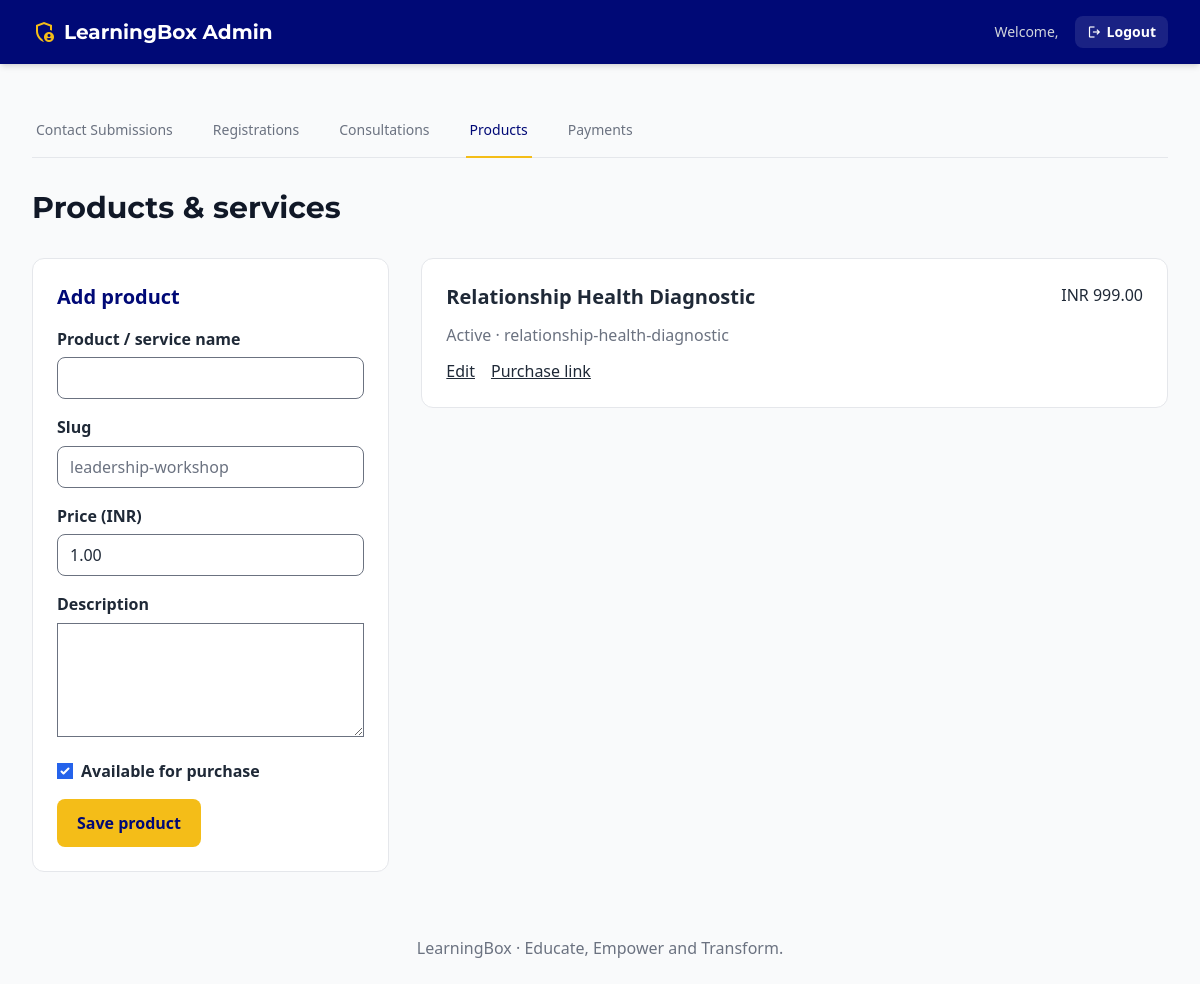
/admin/products.php (signed in), run on an earlier commit of the app's database.
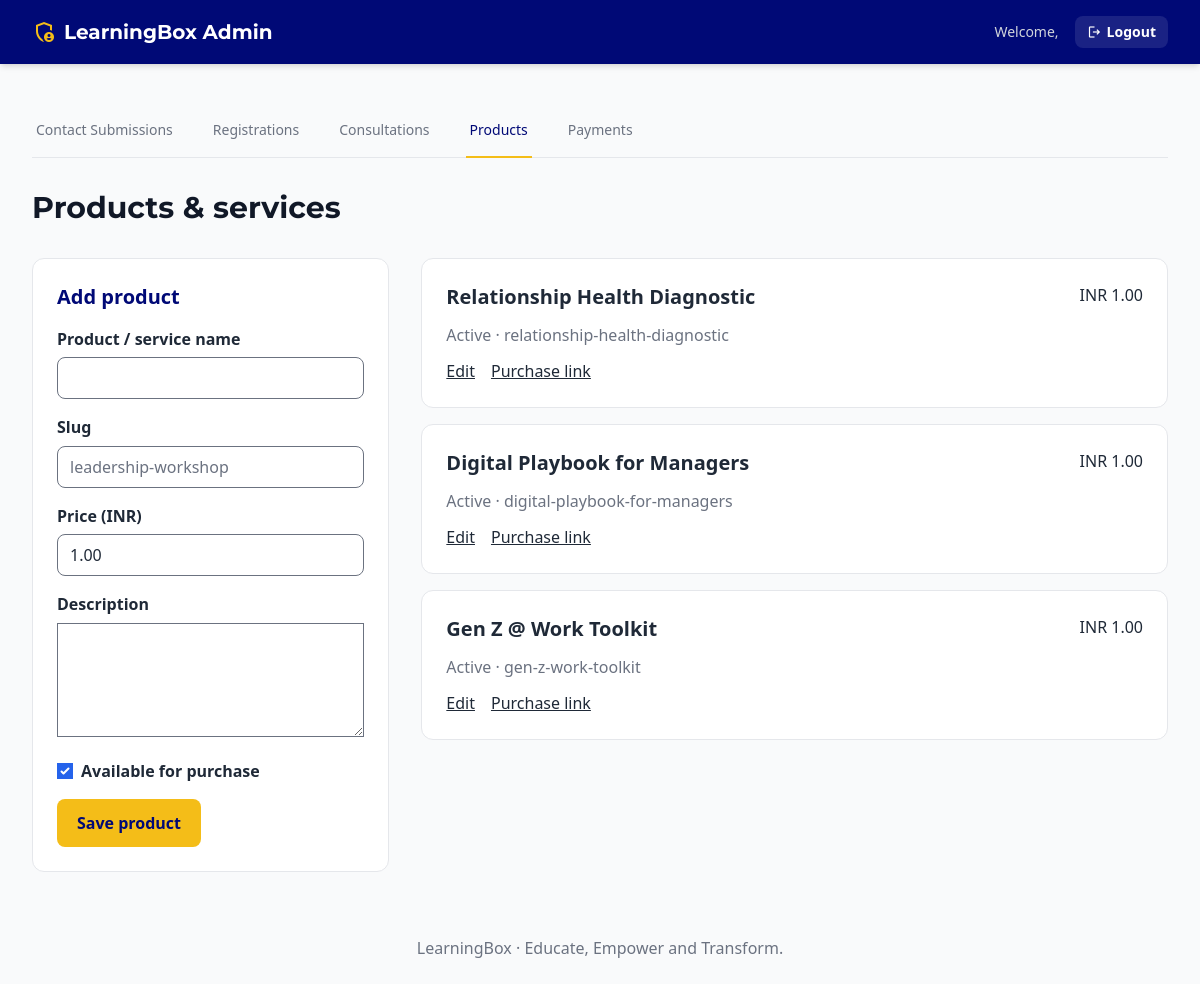
And on a later commit of the database.
### tables this page shows
CREATE TABLE IF NOT EXISTS products (
 id BIGINT UNSIGNED AUTO_INCREMENT PRIMARY KEY,
 name VARCHAR(180) NOT NULL,
 slug VARCHAR(180) NOT NULL UNIQUE,
 description TEXT NOT NULL,
 amount INT UNSIGNED NOT NULL,
 active TINYINT(1) NOT NULL DEFAULT 1,
 created_at TIMESTAMP NOT NULL DEFAULT CURRENT_TIMESTAMP,
 updated_at TIMESTAMP NOT NULL DEFAULT CURRENT_TIMESTAMP ON UPDATE CURRENT_TIMESTAMP
);

### includes/commerce.php (called while the page is built, shortened)
<?php
function esc($value): string { return htmlspecialchars((string)$value, ENT_QUOTES, 'UTF-8'); }
function money($amount): string { return 'INR ' . number_format($amount / 100, 2); }

### admin/products.php (the view, shortened to what this page needs)
<?php
require dirname(__DIR__) . '/includes/commerce-layout.php';
require dirname(__DIR__) . '/config/db.php';
$editing = ['id'=>'','name'=>'','slug'=>'','description'=>'','amount'=>100,'active'=>1];
$products = $pdo->query('SELECT * FROM products ORDER BY created_at DESC')->fetchAll();
page_start('Products & services', true); ?>
<div class="grid lg:grid-cols-3 gap-8"><form method="post" class="bg-white p-6 rounded-xl border border-gray-200 space-y-4 h-fit">
<h2 class="text-xl font-bold text-brand-navy"><?= $editing['id'] ? 'Edit product' : 'Add product' ?></h2>
<div><label for="name">Product / service name</label><input id="name" name="name" maxlength="180" required value="<?= esc($editing['name']) ?>"></div>
<div><label for="slug">Slug</label><input id="slug" name="slug" maxlength="180" pattern="[a-z0-9]+(-[a-z0-9]+)*" placeholder="leadership-workshop" required value="<?= esc($editing['slug']) ?>"></div>
<div><label for="price">Price (INR)</label><input id="price" name="price" type="number" min="1" max="1000000" step="0.01" required value="<?= esc($_POST['price'] ?? number_format($editing['amount']/100,2,'.','')) ?>"></div>
<div><label for="description">Description</label><textarea id="description" name="description" rows="4" maxlength="10000"><?= esc($editing['description']) ?></textarea></div>
<label class="flex gap-2 items-center"><input type="checkbox" name="active" <?= $editing['active'] ? 'checked' : '' ?>> Available for purchase</label>
<button class="bg-primary text-brand-navy font-bold px-5 py-3 rounded-lg">Save product</button><?php if ($editing['id']): ?> <a class="underline" href="products.php">Cancel</a><?php endif; ?>
</form><section class="lg:col-span-2 space-y-4">
<?php foreach ($products as $product): ?><article class="bg-white border border-gray-200 p-6 rounded-xl"><div class="flex flex-wrap justify-between gap-4"><h2 class="font-bold text-xl"><?= esc($product['name']) ?></h2><span><?= money($product['amount']) ?></span></div><p class="text-gray-500 my-3"><?= $product['active'] ? 'Active' : 'Inactive' ?> · <?= esc($product['slug']) ?></p><a class="underline mr-4" href="?edit=<?= (int)$product['id'] ?>">Edit</a><a class="underline" href="../checkout.php?slug=<?= esc(rawurlencode($product['slug'])) ?>">Purchase link</a></article><?php endforeach; ?>
<?php if (!$products): ?><p class="p-8 bg-white rounded-xl">No products yet. Add your first product or service.</p><?php endif; ?></section></div><?php page_end(); ?>

### includes/commerce-layout.php (shortened to what this page needs)
<?php
require_once __DIR__ . '/commerce.php';
function page_start(string $title, bool $admin = false): void { ?>
<!DOCTYPE html><html lang="en"><head>
<script src="https://cdn.tailwindcss.com?plugins=forms"></script><link href="https://fonts.googleapis.com/css2?family=Montserrat:wght@600;700;800&display=swap" rel="stylesheet">
<style>input:not([type=checkbox]),textarea,select{width:100%;border-radius:.5rem}label{display:block;margin-bottom:.4rem;font-weight:600}button:disabled{opacity:.5}</style></head><body class="bg-gray-50 text-gray-800 min-h-screen">
<?php if ($admin): ?>
<?php require __DIR__ . '/admin-navbar.php'; ?>
<?php else: ?>
<nav class="bg-brand-navy text-white"><div class="max-w-7xl mx-auto p-5 flex flex-wrap items-center gap-5"><a class="font-display font-bold text-xl" href="index.html">LearningBox</a><a href="products.php">Products & services</a><a href="contact.html">Contact us</a></div></nav>
<?php endif; ?>
<main class="max-w-7xl mx-auto px-4 sm:px-6 lg:px-8 <?= $admin ? 'py-10' : 'py-12' ?>">
<?php if ($admin) require __DIR__ . '/admin-tabs.php'; ?>
<h1 class="font-display text-3xl font-bold <?= $admin ? 'text-gray-900' : 'text-brand-navy' ?> mb-8"><?= esc($title) ?></h1>
<?php }
function page_end(): void { echo '</main><footer class="text-center text-gray-500 p-6">LearningBox · Educate, Empower and Transform.</footer></body></html>'; }

### includes/admin-navbar.php
<nav class="bg-brand-navy text-white shadow-md">
    <div class="max-w-7xl mx-auto px-4 sm:px-6 lg:px-8">
        <div class="flex justify-between h-16 items-center">
            <div class="font-display font-bold text-xl flex items-center gap-2">
                <span class="material-symbols-outlined text-primary">admin_panel_settings</span>
                LearningBox Admin
            </div>
            <div class="flex items-center gap-4">
                <span class="text-sm text-gray-300">Welcome, <?= htmlspecialchars($_SESSION['admin_username'] ?? '', ENT_QUOTES, 'UTF-8') ?></span>
                <a href="logout.php" class="bg-white/10 hover:bg-white/20 px-3 py-1.5 rounded-lg text-sm font-semibold transition-colors flex items-center gap-1">
                    <span class="material-symbols-outlined" style="font-size: 1rem;">logout</span>
                    Logout
                </a>
            </div>
        </div>
    </div>
</nav>

### includes/admin-tabs.php
<?php
$adminPage = basename($_SERVER['SCRIPT_NAME']);
$adminTabs = ['dashboard.php' => 'Contact Submissions', 'registrations.php' => 'Registrations', 'consultations.php' => 'Consultations', 'products.php' => 'Products', 'payments.php' => 'Payments'];
?>
<div class="mb-8 border-b border-gray-200">
    <nav class="-mb-px flex space-x-8 overflow-x-auto" aria-label="Tabs">
        <?php foreach ($adminTabs as $href => $label): ?>
        <a href="<?= $href ?>" <?= $adminPage === $href ? 'aria-current="page"' : '' ?> class="<?= $adminPage === $href ? 'border-primary text-brand-navy' : 'border-transparent text-gray-500 hover:text-gray-700 hover:border-gray-300' ?> whitespace-nowrap py-4 px-1 border-b-2 font-medium text-sm"><?= $label ?></a>
        <?php endforeach; ?>
    </nav>
</div>

### includes/commerce-layout.php (style rules this page uses)
input:not([type=checkbox]),textarea,select { width:100%;border-radius:.5rem }
label { display:block;margin-bottom:.4rem;font-weight:600 }

What changed in the data, as far as the page shows it:
changed products "Relationship Health Diagnostic": amount "INR 999.00" → "INR 1.00"
added products: name "Digital Playbook for Managers", amount "INR 1.00", active "Active", slug "digital-playbook-for-managers"
added products: name "Gen Z @ Work Toolkit", amount "INR 1.00", active "Active", slug "gen-z-work-toolkit"
